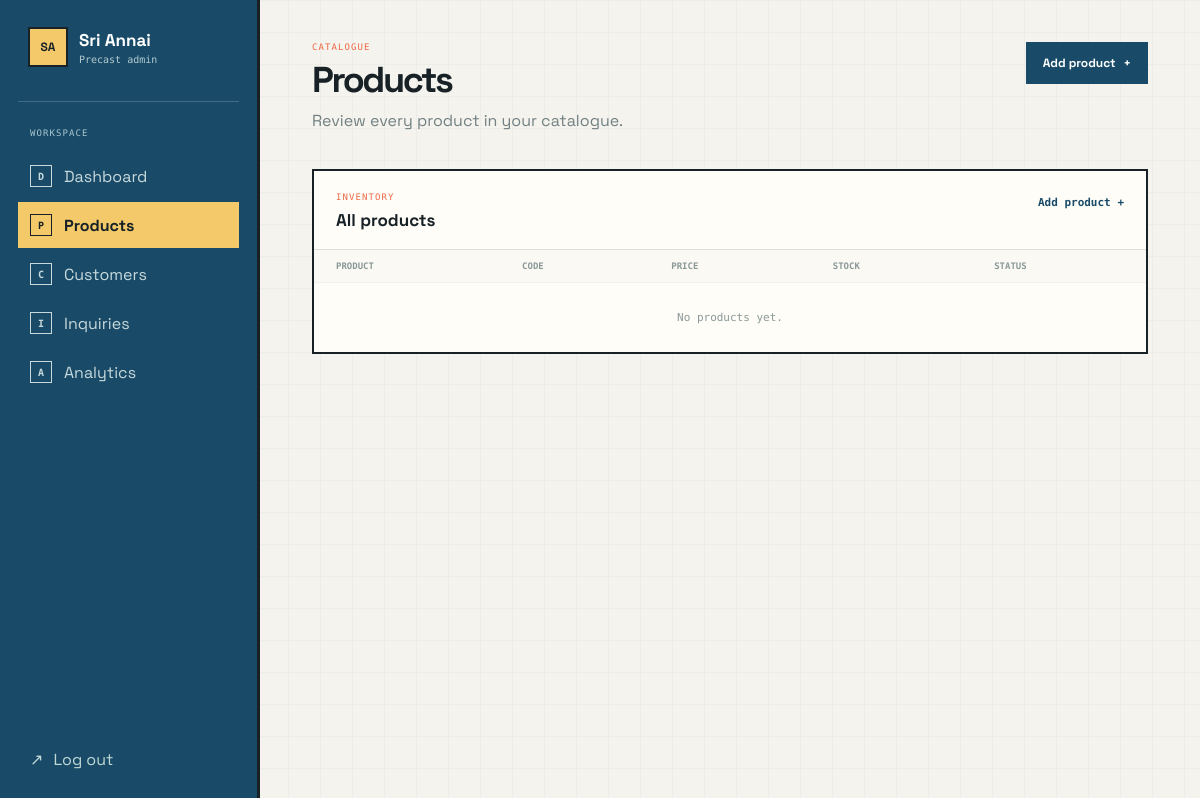
The page /dashboard/products/ (signed in) on the database as committed earlier.
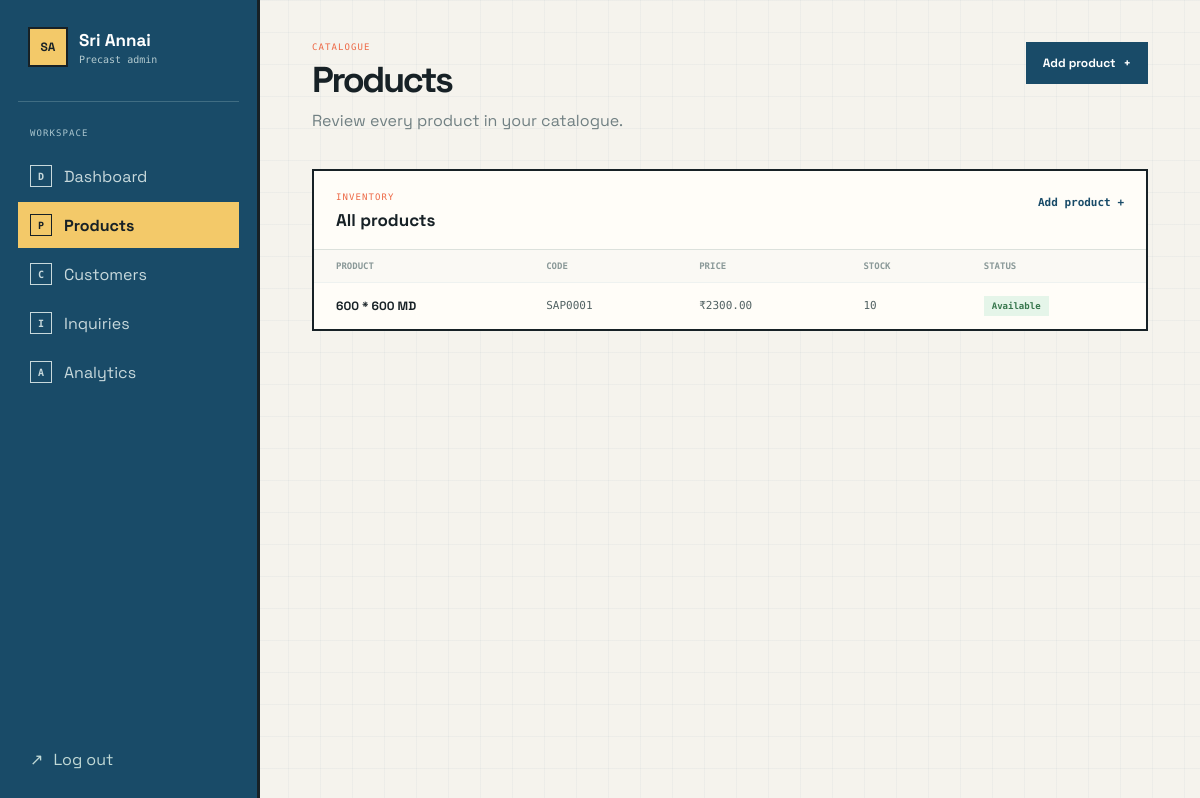
The same page on the database as committed later.
### product/models.py (models this page shows, shortened)
class Product(models.Model):
    name = models.CharField(
        max_length=200
    )
    product_code = models.CharField(
        max_length=50,
        unique=True
    )
    description = models.TextField(
        blank=True
    )
    size = models.CharField(
        max_length=100,
        blank=True
    )
    load_capacity = models.CharField(
        max_length=100,
        blank=True
    )
    material = models.CharField(
        max_length=100,
        default="SFRC"
    )
    price = models.DecimalField(
        max_digits=10,
        decimal_places=2,
        null=True,
        blank=True
    )
    image = models.ImageField(
        upload_to='products/',
        blank=True,
        null=True
    )
    stock = models.PositiveIntegerField(
        default=0
    )
    is_available = models.BooleanField(
        default=True
    )
    created_at = models.DateTimeField(
        auto_now_add=True
    )
    updated_at = models.DateTimeField(
        auto_now=True
    )

### dashboard/views.py (the view)
@user_passes_test(is_admin, login_url='login')
def products_view(request):
    products = Product.objects.order_by('name')
    return render(request, 'dashboard/products.html', {'products': products})

### dashboard/views.py (called while the page is built)
def is_admin(user):
    return user.is_authenticated and user.is_staff

### templates/dashboard/products.html (shortened to what this page needs)
{% load static %}
<!DOCTYPE html>
<html lang="en">
<head>
    <link rel="stylesheet" href="{% static 'dashboard.css' %}">
</head>
<body>
    <aside class="sidebar">
        <div class="brand"><div class="brand-mark">SA</div><div><h2>Sri Annai</h2><span>Precast admin</span></div></div>
        <nav class="sidebar-nav" aria-label="Main navigation">
            <p class="nav-label">Workspace</p>
            <a href="{% url 'dashboard' %}" class="nav-item"><span class="nav-icon">D</span> Dashboard</a>
            <a href="{% url 'dashboard_products' %}" class="nav-item active"><span class="nav-icon">P</span> Products</a>
            <a href="{% url 'dashboard_customers' %}" class="nav-item"><span class="nav-icon">C</span> Customers</a>
            <a href="{% url 'dashboard_inquiries' %}" class="nav-item"><span class="nav-icon">I</span> Inquiries</a>
            <a href="{% url 'dashboard_analytics' %}" class="nav-item"><span class="nav-icon">A</span> Analytics</a>
        </nav>
        <div class="sidebar-bottom"><a href="{% url 'logout' %}" class="logout-btn"><span>↗</span> Log out</a></div>
    </aside>
    <main class="main-content">
        <header class="top-header"><div><p class="eyebrow">Catalogue</p><h1>Products</h1><p class="header-copy">Review every product in your catalogue.</p></div><a href="{% url 'dashboard_product_add' %}" class="dashboard-action">Add product <span>+</span></a></header>
        <section class="dashboard-card"><div class="card-header"><div><p class="section-kicker">Inventory</p><h2>All products</h2></div><a href="{% url 'dashboard_product_add' %}" class="view-link">Add product <span>+</span></a></div><div class="table-container"><table><thead><tr><th>Product</th><th>Code</th><th>Price</th><th>Stock</th><th>Status</th></tr></thead><tbody>
            {% for product in products %}<tr><td><strong>{{ product.name }}</strong></td><td>{{ product.product_code }}</td><td>{% if product.price %}₹{{ product.price|floatformat:2 }}{% else %}On request{% endif %}</td><td>{{ product.stock }}</td><td>{% if product.is_available %}<span class="status verified">Available</span>{% else %}<span class="status cancelled">Unavailable</span>{% endif %}</td></tr>{% empty %}<tr><td colspan="5" class="empty">No products yet.</td></tr>{% endfor %}
        </tbody></table></div></section>
    </main>
</body>
</html>

Rows that differ between the two databases and show on the page:
added Product: name "600 * 600 MD", product_code "SAP0001", price "2300.00", stock "10", is_available "Available"
Other text that changed with them:
text no longer shown: "No products yet."
